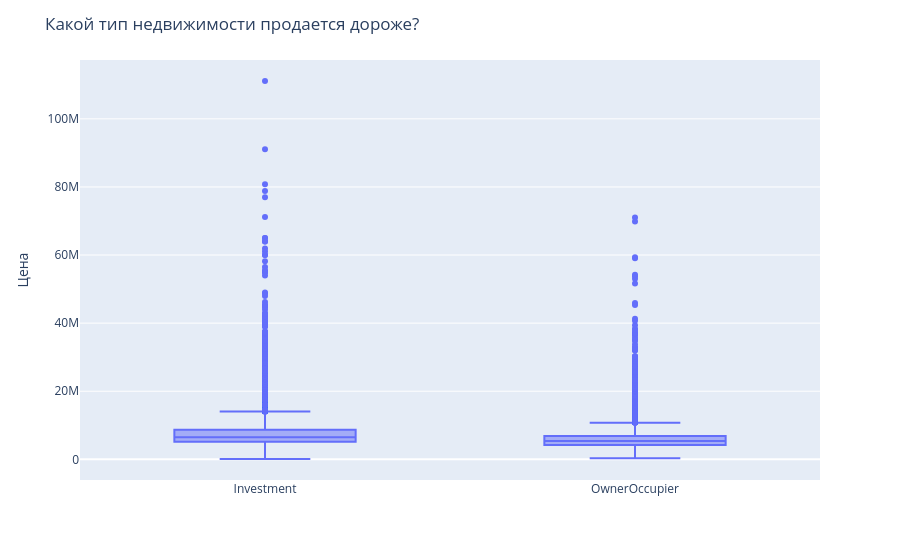

Notebook code for this chart:
### Markdown cell above
Нельзя точно сказать какую важную роль влияет экология при оценке недвижимости, но можно заметить что наблюдения у которых данные отсутсвуют имеют значения цены ниже

### Code cell
fig = px.box(x=df_train['product_type'], y=df_train['price_doc'])
fig.update_layout(
    title='Какой тип недвижимости продается дороже?',
    xaxis_title="",
    yaxis_title="Цена"
)
fig.show()

### Figure 1 — Plotly figure (JSON) as saved in the notebook; plotly's stock layout.template omitted (floating-point values rounded to 4 significant figures; data arrays with more than 128 entries replaced by an {"elided": "..."} marker saying what was removed)
{"data": [{"alignmentgroup": "True", "hovertemplate": "x=%{x}<br>y=%{y}<extra></extra>", "legendgroup": "", "marker": {"color": "#636efa"}, "name": "", "notched": false, "offsetgroup": "", "orientation": "v", "showlegend": false, "type": "box", "x": {"elided": "25445 str values"}, "x0": " ", "xaxis": "x", "y": {"elided": "25445 int values"}, "y0": " ", "yaxis": "y"}], "layout": {"boxmode": "group", "legend": {"tracegroupgap": 0}, "margin": {"t": 60}, "title": {"text": "Какой тип недвижимости продается дороже?"}, "xaxis": {"anchor": "y", "domain": [0, 1], "title": {"text": ""}}, "yaxis": {"anchor": "x", "domain": [0, 1], "title": {"text": "Цена"}}}}
